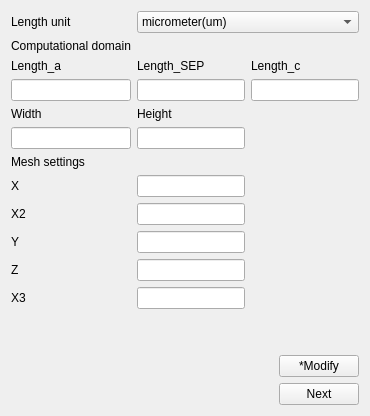
          <widget class="QWidget" name="tab">
           <attribute name="title">
            <string>Geometry-&gt;</string>
           </attribute>
           <layout class="QGridLayout" name="gridLayout_6">
            <item row="11" column="0" colspan="6">
             <layout class="QGridLayout" name="gridLayout_7">
              <item row="2" column="1">
               <widget class="QPushButton" name="run_geometry_button">
                <property name="text">
                 <string>Next</string>
                </property>
               </widget>
              </item>
              <item row="1" column="1">
               <widget class="QPushButton" name="change_geometry_button">
                <property name="text">
                 <string>*Modify</string>
                </property>
               </widget>
              </item>
              <item row="1" column="0">
               <spacer name="horizontalSpacer_2">
                <property name="orientation">
                 <enum>Qt::Horizontal</enum>
                </property>
                <property name="sizeHint" stdset="0">
                 <size>
                  <width>40</width>
                  <height>20</height>
                 </size>
                </property>
               </spacer>
              </item>
              <item row="0" column="0">
               <spacer name="verticalSpacer">
                <property name="orientation">
                 <enum>Qt::Vertical</enum>
                </property>
                <property name="sizeHint" stdset="0">
                 <size>
                  <width>20</width>
                  <height>40</height>
                 </size>
                </property>
               </spacer>
              </item>
             </layout>
            </item>
            <item row="3" column="0" colspan="6">
             <layout class="QGridLayout" name="gridLayout_8">
              <item row="8" column="0">
               <widget class="QLabel" name="label_34">
                <property name="text">
                 <string>X2</string>
                </property>
               </widget>
              </item>
              <item row="3" column="1">
               <widget class="QLineEdit" name="length2_lineEdit"/>
              </item>
              <item row="3" column="0">
               <widget class="QLineEdit" name="length_lineEdit"/>
              </item>
              <item row="9" column="1">
               <widget class="QLineEdit" name="y_divide_lineEdit"/>
              </item>
              <item row="2" column="2">
               <widget class="QLabel" name="label_44">
                <property name="text">
                 <string>Length_c</string>
                </property>
               </widget>
              </item>
              <item row="10" column="1">
               <widget class="QLineEdit" name="z_divide_lineEdit"/>
              </item>
              <item row="6" column="0">
               <widget class="QLabel" name="label_7">
                <property name="text">
                 <string>Mesh settings</string>
                </property>
               </widget>
              </item>
              <item row="10" column="0">
               <widget class="QLabel" name="label_10">
                <property name="text">
                 <string>Z</string>
                </property>
               </widget>
              </item>
              <item row="2" column="0">
               <widget class="QLabel" name="label_3">
                <property name="text">
                 <string>Length_a</string>
                </property>
               </widget>
              </item>
              <item row="4" column="1">
               <widget class="QLabel" name="label_5">
                <property name="text">
                 <string>Height</string>
                </property>
               </widget>
              </item>
              <item row="4" column="0">
               <widget class="QLabel" name="label_4">
                <property name="text">
                 <string>Width</string>
                </property>
               </widget>
              </item>
              <item row="5" column="1">
               <widget class="QLineEdit" name="height_lineEdit"/>
              </item>
              <item row="5" column="0">
               <widget class="QLineEdit" name="width_lineEdit"/>
              </item>
              <item row="7" column="1">
               <widget class="QLineEdit" name="x_divide_lineEdit"/>
              </item>
              <item row="9" column="0">
               <widget class="QLabel" name="label_9">
                <property name="text">
                 <string>Y</string>
                </property>
               </widget>
              </item>
              <item row="0" column="0">
               <widget class="QLabel" name="label">
                <property name="text">
                 <string>Length unit</string>
                </property>
               </widget>
              </item>
              <item row="8" column="1">
               <widget class="QLineEdit" name="x2_divide_lineEdit"/>
              </item>
              <item row="7" column="0">
               <widget class="QLabel" name="label_8">
                <property name="text">
                 <string>X</string>
                </property>
               </widget>
              </item>
              <item row="3" column="2">
               <widget class="QLineEdit" name="length3_lineEdit"/>
              </item>
              <item row="2" column="1">
               <widget class="QLabel" name="label_31">
                <property name="text">
                 <string>Length_SEP</string>
                </property>
               </widget>
              </item>
              <item row="1" column="0">
               <widget class="QLabel" name="label_2">
                <property name="text">
                 <string>Computational domain</string>
                </property>
               </widget>
              </item>
              <item row="11" column="0">
               <widget class="QLabel" name="label_45">
                <property name="text">
                 <string>X3</string>
                </property>
               </widget>
              </item>
              <item row="11" column="1">
               <widget class="QLineEdit" name="x3_divide_lineEdit"/>
              </item>
              <item row="0" column="1" colspan="2">
               <widget class="QComboBox" name="unit_select_box">
                <item>
                 <property name="text">
                  <string>micrometer(um)</string>
                 </property>
                </item>
                <item>
                 <property name="text">
                  <string>millimeter(mm)</string>
                 </property>
                </item>
                <item>
                 <property name="text">
                  <string>meter(m)</string>
                 </property>
                </item>
               </widget>
              </item>
             </layout>
            </item>
           </layout>
          </widget>
